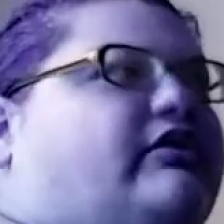
#> input picture data/calibration/face_deepfake/fake/fake_000.jpg, 224 x 224 px
$ python -i quality_check.py   (imports and definitions only)   (older library calls are emulated)
#> lines starting #> are read from the running program, lines starting #| are printed output that depends on the picture
#> further down, picture is the input picture: shape (224, 224, 3); mean B, G, R 159, 114.8, 118.9
"""
Document Quality Pre-Check.

Validates that an image meets minimum quality requirements before
running OCR or forensics. Prevents silent errors from blurry
or low-resolution inputs.
"""

import cv2
import numpy as np

# Minimum resolution boundaries (orientation independent)
MIN_LONG_EDGE = 300
MIN_SHORT_EDGE = 200

# Laplacian variance threshold
BLUR_THRESHOLD = 15.0


def check_quality(image: np.ndarray) -> dict:
    """
    Check document image quality.

    Args:
        image: BGR numpy array.

    Returns:
        dict with keys:
          acceptable (bool)
          issues     (list[str])
          blur_score (float)
          resolution (tuple)
    """
    # Standardize image array to uint8 [0, 255] range
    if image.dtype.kind == "f":
        if np.max(image) <= 1.01:
            image = np.clip(image * 255.0, 0, 255).astype(np.uint8)
        else:
            image = np.clip(image, 0, 255).astype(np.uint8)
    elif image.dtype != np.uint8:
        image = image.astype(np.uint8)

    issues = []

    # Handle single channel (grayscale) images by replicating channels
    if len(image.shape) == 2:
        image = cv2.cvtColor(image, cv2.COLOR_GRAY2BGR)
    elif len(image.shape) == 3 and image.shape[2] == 1:
        image = cv2.cvtColor(image, cv2.COLOR_GRAY2BGR)

    h, w = image.shape[:2]
#> h = 224; w = 224

    # Orientation-independent resolution check
    long_edge = max(w, h)
#> long_edge = 224
    short_edge = min(w, h)
#> short_edge = 224

    if long_edge < MIN_LONG_EDGE or short_edge < MIN_SHORT_EDGE:
        issues.append(
            f"Resolution too low: {w}x{h}px. "
            f"Requires at least {MIN_LONG_EDGE}px on the long edge and {MIN_SHORT_EDGE}px on the short edge."
        )

    # Blur check (Laplacian variance)
    gray = cv2.cvtColor(image, cv2.COLOR_BGR2GRAY)
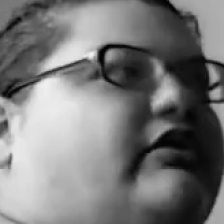
#> gray: shape (224, 224); min 1, max 241, mean 121.1
    blur_score = float(cv2.Laplacian(gray, cv2.CV_64F).var())
#> blur_score = 67.53
    if blur_score < BLUR_THRESHOLD:
        issues.append(
            f"Image too blurry (sharpness score: {blur_score:.1f}, minimum required: {BLUR_THRESHOLD:.1f})"
        )

    return {
        "acceptable": len(issues) == 0,
        "issues": issues,
        "blur_score": round(blur_score, 2),
        "resolution": (w, h),
    }

>>> import cv2
>>> picture = cv2.imread('../data/calibration/face_deepfake/fake/fake_000.jpg')
>>> result = check_quality(picture)
#> result = 4 items

$ run again, on data/calibration/face_deepfake/fake/fake_002.jpg
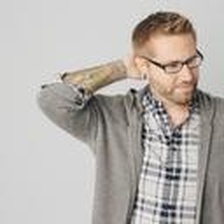
#> input picture data/calibration/face_deepfake/fake/fake_002.jpg, 224 x 224 px
#> picture is the input picture: shape (224, 224, 3); mean B, G, R 172.3, 177.1, 182.4
#> in check_quality, `gray = cv2.cvtColor(image, cv2.COLOR_BGR2GRAY)`:
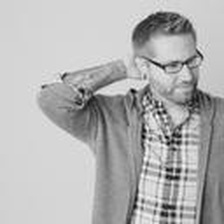
#> gray: shape (224, 224); min 0, max 255, mean 178.2
#> blur_score = 264.1
#> result = 4 items

$ run again, on data/calibration/face_deepfake/fake/fake_003.jpg
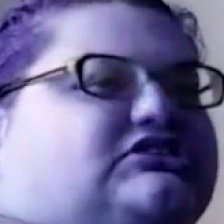
#> input picture data/calibration/face_deepfake/fake/fake_003.jpg, 224 x 224 px
#> picture is the input picture: shape (224, 224, 3); mean B, G, R 153.7, 110.9, 116
#> in check_quality, `gray = cv2.cvtColor(image, cv2.COLOR_BGR2GRAY)`:
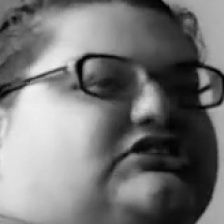
#> gray: shape (224, 224); min 1, max 239, mean 117.3
#> blur_score = 59.17
#> result = 4 items
